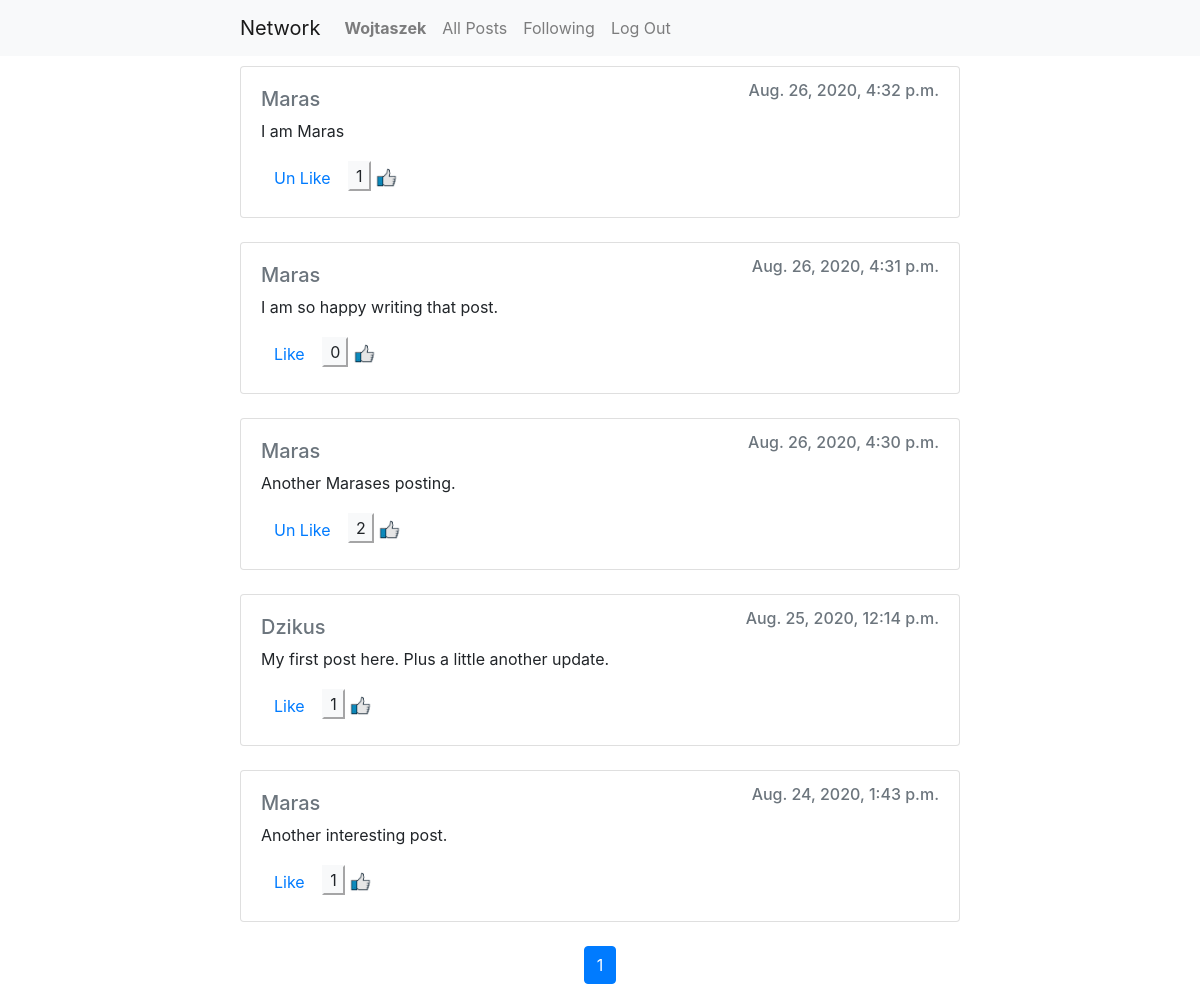
Screenshot of /following (signed in) with the database file from the repository.
### network/models.py (models this page shows, shortened)
class User(AbstractUser):
    follow_users = models.ManyToManyField("network.User", related_name="followers", blank=True)

class Post(models.Model):
    creator = models.ForeignKey("User", on_delete=models.CASCADE, related_name="posts")
    content = models.CharField(max_length=10000)
    timestamp = models.DateTimeField(auto_now_add=True)
    def num_likes(self):
        return self.likes.aggregate(Count('pk'))['pk__count']

class Like(models.Model):
    creator = models.ForeignKey("User", on_delete=models.CASCADE, related_name="likes")
    post = models.ForeignKey(Post, on_delete=models.CASCADE, related_name="likes")

### network/views.py (the view)
# urls.py: path("following", views.following, name="following"),
def following(request):
    ordered_posts = Post.objects.order_by("-timestamp")
    posts = []
    i = 0
    for user in request.user.follow_users.all():
        if i == 0:
            posts = ordered_posts.filter(creator=user)
        else:
            posts = posts | ordered_posts.filter(creator=user)
        i += 1
    return render(request, "network/posts_template.html", {
        "page_obj": make_listing(request, posts)
    })

### network/views.py (called while the page is built)
def make_listing(request, posts):
    paginator = Paginator(posts, 10)
    if request.method == "GET":
        page_number = request.GET.get("page")
    else:
        page_number = 1
    page_obj = paginator.get_page(page_number)
    return page_obj

### network/templates/network/posts_template.html (shortened to what this page needs)
{% extends "network/layout.html" %}
{% load static %}
{% block body %}
        {% for post in page_obj %}
        <div id="post{{ post.id }}" data-creator="{{ post.creator.id }}" class="card">
            <div class="card-body">
                <h6 class="card-subtitle mb-2 text-muted" style="float: right">{{ post.timestamp }}</h6>
                <h5><a class="card-subtitle mb-2 text-muted" href="{% url 'user_view' post.creator.id %}">{{ post.creator }}</a></h5>
                <p id="content{{ post.id }}" class="card-text">{{ post.content }}</p>
                {% if user.is_authenticated %}
                    {% if user.id == post.creator.id %}
                        <button data-post="{{ post.id }}" class="edit btn btn-light" style="float: right">Edit</button>
                    {% else %}
                        <button id="like_button{{ post.id }}" data-post="{{ post.id }}" class="like btn btn-link">
                        {% for like in post.likes.all %}
                            {% if like.creator.id == user.id %}
                                Un
                            {% endif %}
                        {% endfor %}
                        Like</button>
                    {% endif %}
                {% endif %}
                <button id="likes{{ post.id }}" class="disabled btn-light">{{ post.num_likes }}</button>
                <img id="like-image" src="{% static 'network/like.jpg' %}">
            </div>
        </div>
        <br/>
    {% endfor %}
    <nav aria-label="...">
        <ul class="pagination justify-content-center">
            <li class="page-item active" aria-current="page">
                <span class="page-link">
                    {{ page_obj.number }}
                </span>
            </li>
        </ul>
    </nav>
{% endblock %}

### network/templates/network/layout.html (shortened to what this page needs)
{% load static %}
<!DOCTYPE html>
<html lang="en">
    <head>
        <link rel="stylesheet" href="https://stackpath.bootstrapcdn.com/bootstrap/4.4.1/css/bootstrap.min.css">
        <link href="{% static 'network/styles.css' %}" rel="stylesheet">
    </head>
    <body>
        <div id="navbar">
        <nav class="navbar navbar-expand-lg navbar-light bg-light">
            <a class="navbar-brand" href="#">Network</a>
            <div>
              <ul class="navbar-nav mr-auto">
                {% if user.is_authenticated %}
                    <li class="nav-item">
                        <a class="nav-link" href="{% url 'user_view' user.id %}"><strong>{{ user.username }}</strong></a>
                    </li>
                {% endif %}
                <li class="nav-item">
                  <a class="nav-link" href="{% url 'index' %}">All Posts</a>
                </li>
                {% if user.is_authenticated %}
                    <li class="nav-item">
                        <a class="nav-link" href="{% url 'following' %}">Following</a>
                    </li>
                    <li class="nav-item">
                        <a class="nav-link" href="{% url 'logout' %}">Log Out</a>
                    </li>
                {% endif %}
              </ul>
            </div>
          </nav>
        </div>
        <div class="body">
            {% block body %}
            {% endblock %}
        </div>
    </body>
</html>

### network/static/network/styles.css (style rules this page uses)
.navbar { padding-left: 20%; padding-right: 20%; }
.body { padding-top: 10px; padding-left: 20%; padding-right: 20%; }
.disabled { pointer-events: none; cursor: default; }
#like-image { height: 20px; }

### rows the page displays
User: username "Wojtaszek"
Post: timestamp "Aug. 26, 2020, 4:32 p.m.", creator "Maras", content "I am Maras", num_likes "1"
Like: shows "Un"
Post: timestamp "Aug. 26, 2020, 4:31 p.m.", creator "Maras", content "I am so happy writing that post.", num_likes "0"
Post: timestamp "Aug. 26, 2020, 4:30 p.m.", creator "Maras", content "Another Marases posting.", num_likes "2"
Like: shows "Un"
Post: timestamp "Aug. 25, 2020, 12:14 p.m.", creator "Dzikus", content "My first post here. Plus a little another update.", num_likes "1"
Post: timestamp "Aug. 24, 2020, 1:43 p.m.", creator "Maras", content "Another interesting post.", num_likes "1"

### other values shown
{{ page_obj.number }} "1"
